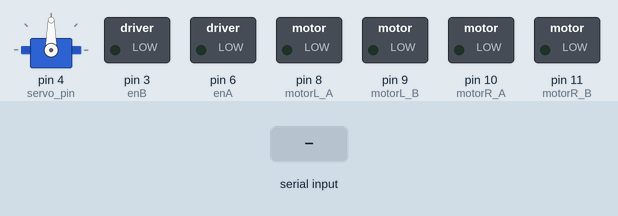
Bench run of a sketch on a simulated Arduino Uno, built with avr-gcc and run on an emulated ATmega328P. Shown: servo, switched loads named in the sketch (green lamp = pin HIGH). The inputs (shaded band) are chosen by the test bench.

Above: at 1.2 s.
1.3 s: "i" received over Serial
At 1.45 s:
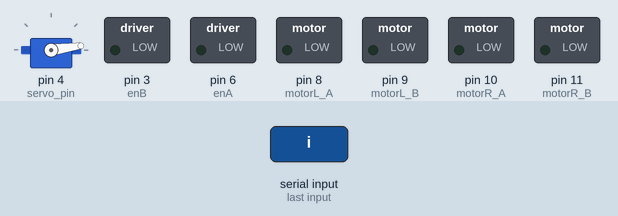
4.3 s: "w" received over Serial
At 5.6 s:
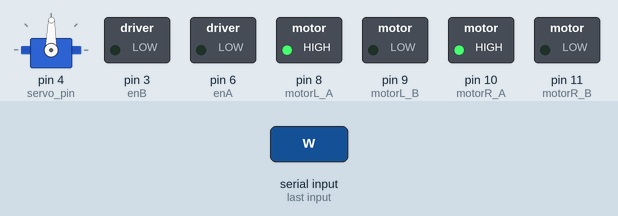
7.3 s: "s" received over Serial
At 7.7 s:
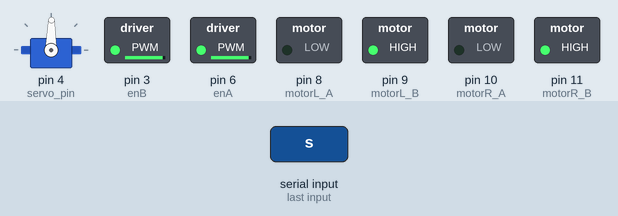
8.8 s: "a" received over Serial
At 10.0 s:
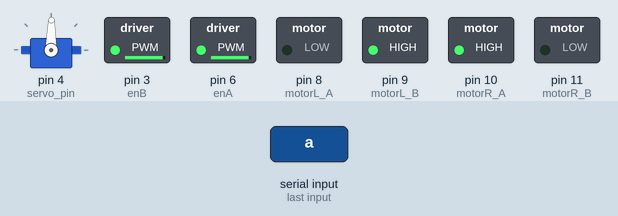
10.3 s: "d" received over Serial
At 11.2 s:
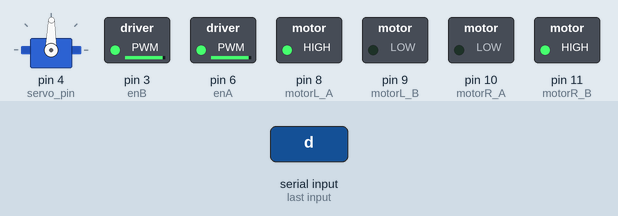
11.8 s: "k" received over Serial
At 12.25 s:
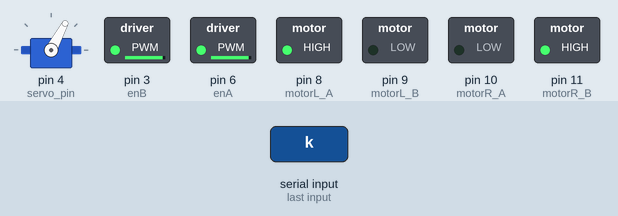
Timing chart, 0 to 15.8 s (numbered marks = the images above; inputs shaded):
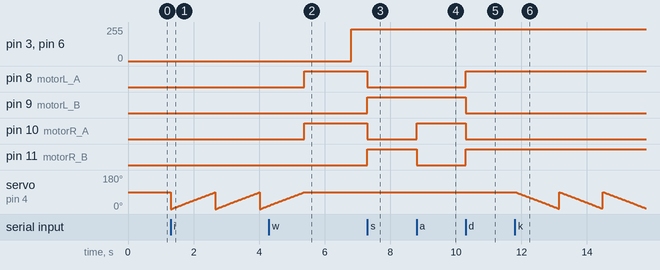

Measured:
- after the input at 1.3 s, servo on pin 4 (servo_pin): ramps from 0° to 88° and jumps back, once every 1.4 s
- after the input at 4.3 s, pin 3 (enB), pin 6 (enA): 0/255 → 240/255 after 2.5 s; pin 8 (motorL_A), pin 10 (motorR_A): LOW → HIGH after 1.1 s
- after the input at 7.3 s, pin 8 (motorL_A), pin 10 (motorR_A): HIGH → LOW at once; pin 9 (motorL_B), pin 11 (motorR_B): LOW → HIGH at once
- after the input at 8.8 s, pin 10 (motorR_A): LOW → HIGH at once; pin 11 (motorR_B): HIGH → LOW at once
- after the input at 10.3 s, pin 8 (motorL_A), pin 11 (motorR_B): LOW → HIGH at once; pin 9 (motorL_B), pin 10 (motorR_A): HIGH → LOW at once

The sketch:

motor_code_acceleration.ino
```cpp
#include <Servo.h>

int motorL_A = 8;  //IN1 RED
int motorL_B = 9;  //IN2 ORANGE
int motorR_A = 10; //IN3 YELLOW
int motorR_B = 11; //IN4 GREEN
int servo_pin = 4;
int enA = 6;
int enB = 3;
int motorL_PWM = 0;
int motorR_PWM = 0;
int motorL_max = 0; //240
int motorR_max = 0; //250
Servo front_servo;
int pos = 0; //0往前，90往上
int currentByte = 'b';
// void forward();
const unsigned long ACCEL_SPEEDus = 6000; //3921
unsigned long most_recent_bump_us;
int speedmode = 1; //slow=0, fast=1
int slow_pwmL = 140;
int slow_pwmR = 140;
int fast_pwmL = 240;
int fast_pwmR = 240;

void setup()
{
  front_servo.attach(servo_pin);
  Serial.begin(9600);
  pinMode(motorL_A, OUTPUT);
  pinMode(motorL_B, OUTPUT);
  pinMode(motorR_A, OUTPUT);
  pinMode(motorR_B, OUTPUT);
  pinMode(enA, OUTPUT);
  pinMode(enB, OUTPUT);

  digitalWrite(motorL_A, LOW);
  digitalWrite(motorL_B, LOW);
  digitalWrite(motorR_A, LOW);
  digitalWrite(motorR_B, LOW);
  motorR_max = fast_pwmR;
  motorL_max = fast_pwmL;
}

void loop()
{

  // put your main code here, to run repeatedly:

  if (Serial.available() > 0)
  {
    int inbyte = Serial.read();
    currentByte = inbyte;
  }
  switch (currentByte)
  {
  case 'w':
    forward();
    break;
  case 's':
    backward();
    break;
  case 'a':
    left();
    break;
  case 'd':
    right();
    break;
  case 'b':
    brake();
    break;
  case 'i':
    // brake();
    openGate();
    break;
  case 'k':
    // brake();
    closeGate();
    break;
  case 'c':
    changeMode();
    break;
  case 'r':
    decrease_L_PWM();
    break;
  case 't':
    increase_L_PWM();
    break;
  case 'y':
    decrease_R_PWM();
    break;
  case 'u':
    increase_R_PWM();
    break;
  }
}
void forward()
{
  if (speedmode == 1)
  {
    while (motorL_PWM < fast_pwmL)
    {
      digitalWrite(motorL_A, HIGH);
      digitalWrite(motorL_B, LOW);
      digitalWrite(motorR_A, HIGH);
      digitalWrite(motorR_B, LOW);

      unsigned long t = micros();
      if (motorL_PWM == 0)
      {
        most_recent_bump_us = t;
      }
      else if (t - most_recent_bump_us < ACCEL_SPEEDus)
      {
        continue;
      }
      else
      {
        most_recent_bump_us += ACCEL_SPEEDus;
      }
      analogWrite(enA, ++motorL_PWM);
      analogWrite(enB, ++motorR_PWM);
    }
    digitalWrite(motorL_A, HIGH);
    digitalWrite(motorL_B, LOW);
    digitalWrite(motorR_A, HIGH);
    digitalWrite(motorR_B, LOW);
    analogWrite(enA, fast_pwmL);
    analogWrite(enB, fast_pwmR);
  }
  if (speedmode == 0)
  {
    motorL_PWM = slow_pwmL;
    motorR_PWM = slow_pwmR;
    analogWrite(enA, motorL_PWM);
    analogWrite(enB, motorR_PWM);
    digitalWrite(motorL_A, HIGH);
    digitalWrite(motorL_B, LOW);
    digitalWrite(motorR_A, HIGH);
    digitalWrite(motorR_B, LOW);
  }
}

void backward()
{
  motorL_PWM = motorL_max;
  motorR_PWM = motorR_max;
  analogWrite(enA, motorL_PWM);
  analogWrite(enB, motorR_PWM);
  digitalWrite(motorL_A, LOW);
  digitalWrite(motorL_B, HIGH);
  digitalWrite(motorR_A, LOW);
  digitalWrite(motorR_B, HIGH);
}
void left()
{
  motorL_PWM = motorL_max;
  motorR_PWM = motorR_max;
  analogWrite(enA, motorL_PWM);
  analogWrite(enB, motorR_PWM);
  digitalWrite(motorL_A, LOW);
  digitalWrite(motorL_B, HIGH);
  digitalWrite(motorR_A, HIGH);
  digitalWrite(motorR_B, LOW);
}
void right()
{
  motorL_PWM = motorL_max;
  motorR_PWM = motorR_max;
  analogWrite(enA, motorL_PWM);
  analogWrite(enB, motorR_PWM);
  digitalWrite(motorL_A, HIGH);
  digitalWrite(motorL_B, LOW);
  digitalWrite(motorR_A, LOW);
  digitalWrite(motorR_B, HIGH);
}
void brake()
{
  if (motorR_PWM > 0 || motorL_PWM > 0)
  {
    while (motorR_PWM > 5 || motorL_PWM > 5)
    {
      motorR_PWM = motorR_PWM / 1.01;
      motorL_PWM = motorL_PWM / 1.01;
      analogWrite(enA, motorL_PWM);
      analogWrite(enB, motorR_PWM);
    }
  }
  digitalWrite(motorL_A, LOW);
  digitalWrite(motorL_B, LOW);
  digitalWrite(motorR_A, LOW);
  digitalWrite(motorR_B, LOW);
  motorL_PWM = 0;
  motorR_PWM = 0;
  analogWrite(enA, motorL_PWM);
  analogWrite(enB, motorR_PWM);
}

void openGate()
{
  for (pos = 0; pos < 90; pos += 1)
  { // goes from 0 degrees to 180 degrees
    // in steps of 1 degree
    front_servo.write(pos); // tell servo to go to position in variable 'pos'
    delay(15);              // waits 15ms for the servo to reach the position
  }
}
void closeGate()
{
  for (pos = 90; pos > 1; pos -= 1)
  {                         // goes from 180 degrees to 0 degrees
    front_servo.write(pos); // tell servo to go to position in variable 'pos'
    delay(15);              // waits 15ms for the servo to reach the position
  }
}

void changeMode()
{
  if (speedmode == 1)
  {
    speedmode = 0;
    motorL_max = slow_pwmL;
    motorR_max = slow_pwmR;
  }
  else if (speedmode == 0)
  {
    speedmode = 1;
    motorL_max = fast_pwmL;
    motorR_max = fast_pwmR;
  }
}

void increase_L_PWM()
{
  if (speedmode == 1)
  {
    fast_pwmL += 10;
    motorL_max = fast_pwmL;
  }
  else if (speedmode == 0)
  {
    slow_pwmL += 10;
    motorL_max = slow_pwmL;
  }
}

void increase_R_PWM()
{
  if (speedmode == 1)
  {
    fast_pwmR += 10;
    motorR_max = fast_pwmR;
  }
  else if (speedmode == 0)
  {
    slow_pwmR += 10;
    motorR_max = slow_pwmR;
  }
}
void decrease_L_PWM()
{
  if (speedmode == 1)
  {
    fast_pwmL -= 10;
    motorL_max = fast_pwmL;
  }
  else if (speedmode == 0)
  {
    slow_pwmL -= 10;
    motorL_max = slow_pwmL;
  }
}
void decrease_R_PWM()
{
  if (speedmode == 1)
  {
    fast_pwmR -= 10;
    motorR_max = fast_pwmR;
  }
  else if (speedmode == 0)
  {
    slow_pwmR -= 10;
    motorR_max = slow_pwmR;
  }
}
```
